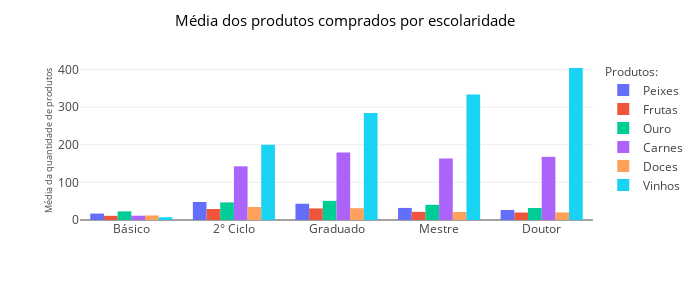

Notebook code cell kept with this figure:
### Markdown cell above
## Qual a relação entre o consumo de cada produto e escolaridade?

### Code cell
# gráfico para entender que tipo de produto é interessante para cada grau de escolaridade dos clientes
columns_Mnt = ['MntWines', 'MntFruits', 'MntMeatProducts', 'MntFishProducts', 'MntSweetProducts', 'MntGoldProds']
df_educ_prod_mean = df_customer.pivot_table(index='Education', values=columns_Mnt, aggfunc='mean')
df_educ_prod_mean.rename(mapper = {'MntWines': 'Vinhos', 'MntFruits': 'Frutas', 'MntMeatProducts': 'Carnes', 'MntFishProducts': 'Peixes', 'MntSweetProducts': 'Doces', 'MntGoldProds':'Ouro'}, inplace=True, axis = 1)
df_educ_prod_mean = df_educ_prod_mean.reindex(['Basic', '2n Cycle', 'Graduation', 'Master', 'PhD']).rename({'Graduation': 'Graduado', 'PhD': 'Doutor', 'Master': 'Mestre', '2n Cycle': '2° Ciclo', 'Basic': 'Básico'})
fig = px.bar(df_educ_prod_mean, barmode='group', height=300, width=700)

fig.update_layout(
    xaxis_title=None,
    yaxis_title={
        'text': "Média da quantidade de produtos",
        'font_size': 9
    },
    legend_title={
        'text': "Produtos:",
        'font_size': 12
    },
    template='none',
    title={
        'text': 'Média dos produtos comprados por escolaridade',
        'y':0.95,
        'x':0.25,
        'font_color': 'black',
        'font_size': 15
    }
)

### Figure 1 — Plotly figure (JSON) as saved in the notebook; plotly's stock layout.template omitted (floating-point values rounded to 4 significant figures)
{"data": [{"alignmentgroup": "True", "hovertemplate": "variable=Peixes<br>Education=%{x}<br>value=%{y}<extra></extra>", "legendgroup": "Peixes", "marker": {"color": "#636efa", "pattern": {"shape": ""}}, "name": "Peixes", "offsetgroup": "Peixes", "orientation": "v", "showlegend": true, "textposition": "auto", "type": "bar", "x": ["Básico", "2° Ciclo", "Graduado", "Mestre", "Doutor"], "xaxis": "x", "y": [17.06, 47.89, 43.18, 32.1, 26.57], "yaxis": "y"}, {"alignmentgroup": "True", "hovertemplate": "variable=Frutas<br>Education=%{x}<br>value=%{y}<extra></extra>", "legendgroup": "Frutas", "marker": {"color": "#EF553B", "pattern": {"shape": ""}}, "name": "Frutas", "offsetgroup": "Frutas", "orientation": "v", "showlegend": true, "textposition": "auto", "type": "bar", "x": ["Básico", "2° Ciclo", "Graduado", "Mestre", "Doutor"], "xaxis": "x", "y": [11.11, 29.21, 30.79, 21.65, 19.79], "yaxis": "y"}, {"alignmentgroup": "True", "hovertemplate": "variable=Ouro<br>Education=%{x}<br>value=%{y}<extra></extra>", "legendgroup": "Ouro", "marker": {"color": "#00cc96", "pattern": {"shape": ""}}, "name": "Ouro", "offsetgroup": "Ouro", "orientation": "v", "showlegend": true, "textposition": "auto", "type": "bar", "x": ["Básico", "2° Ciclo", "Graduado", "Mestre", "Doutor"], "xaxis": "x", "y": [22.83, 46.73, 50.88, 40.4, 31.92], "yaxis": "y"}, {"alignmentgroup": "True", "hovertemplate": "variable=Carnes<br>Education=%{x}<br>value=%{y}<extra></extra>", "legendgroup": "Carnes", "marker": {"color": "#ab63fa", "pattern": {"shape": ""}}, "name": "Carnes", "offsetgroup": "Carnes", "orientation": "v", "showlegend": true, "textposition": "auto", "type": "bar", "x": ["Básico", "2° Ciclo", "Graduado", "Mestre", "Doutor"], "xaxis": "x", "y": [11.44, 142.6, 179.6, 163.4, 167.8], "yaxis": "y"}, {"alignmentgroup": "True", "hovertemplate": "variable=Doces<br>Education=%{x}<br>value=%{y}<extra></extra>", "legendgroup": "Doces", "marker": {"color": "#FFA15A", "pattern": {"shape": ""}}, "name": "Doces", "offsetgroup": "Doces", "orientation": "v", "showlegend": true, "textposition": "auto", "type": "bar", "x": ["Básico", "2° Ciclo", "Graduado", "Mestre", "Doutor"], "xaxis": "x", "y": [12.11, 34.57, 31.39, 21.18, 20.13], "yaxis": "y"}, {"alignmentgroup": "True", "hovertemplate": "variable=Vinhos<br>Education=%{x}<br>value=%{y}<extra></extra>", "legendgroup": "Vinhos", "marker": {"color": "#19d3f3", "pattern": {"shape": ""}}, "name": "Vinhos", "offsetgroup": "Vinhos", "orientation": "v", "showlegend": true, "textposition": "auto", "type": "bar", "x": ["Básico", "2° Ciclo", "Graduado", "Mestre", "Doutor"], "xaxis": "x", "y": [7.241, 200.0, 284.5, 333.1, 403.8], "yaxis": "y"}], "layout": {"barmode": "group", "height": 300, "legend": {"title": {"font": {"size": 12}, "text": "Produtos:"}, "tracegroupgap": 0}, "margin": {"t": 60}, "title": {"font": {"color": "black", "size": 15}, "text": "Média dos produtos comprados por escolaridade", "x": 0.25, "y": 0.95}, "width": 700, "xaxis": {"anchor": "y", "domain": [0, 1], "title": {}}, "yaxis": {"anchor": "x", "domain": [0, 1], "title": {"font": {"size": 9}, "text": "Média da quantidade de produtos"}}}}
